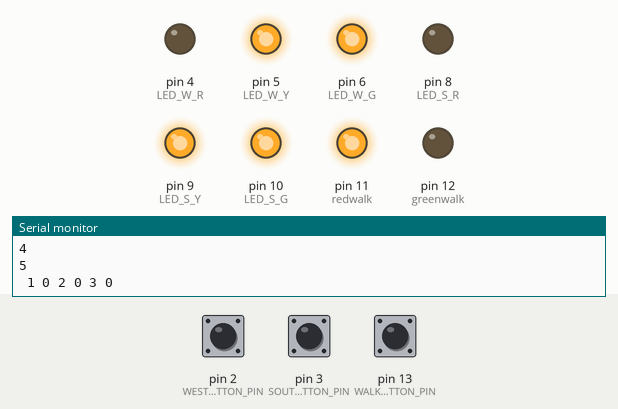
Recording of a sketch running on a simulated Arduino Uno, built with avr-gcc and run on an emulated ATmega328P. Parts: output pins drawn as LEDs (lit = HIGH), the last lines printed to the serial monitor. Inputs (shaded band) come from the test bench; at power-on: pin 2 (WEST_BUTTON_PIN) HIGH, pin 3 (SOUTH_BUTTON_PIN) HIGH, pin 13 (WALK_BUTTON_PIN) HIGH.

Above: at 6.8 s.
6.9 s: pin 2 (WEST_BUTTON_PIN) pulled LOW for 2.6 s
At 10.6 s:
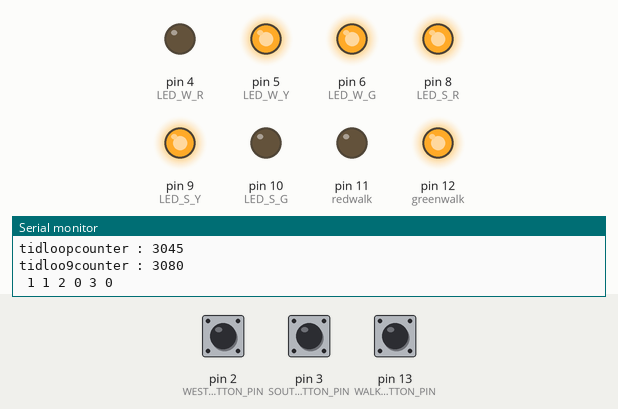
11.5 s: pin 3 (SOUTH_BUTTON_PIN) pulled LOW for 2.6 s
At 13.8 s:
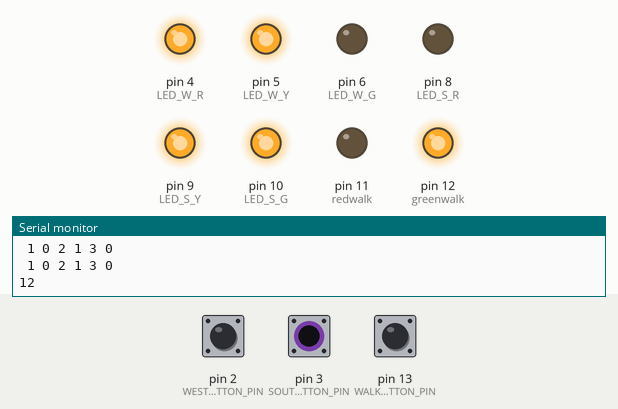
15.6 s: pin 13 (WALK_BUTTON_PIN) pulled LOW for 2.6 s
At 16.8 s:
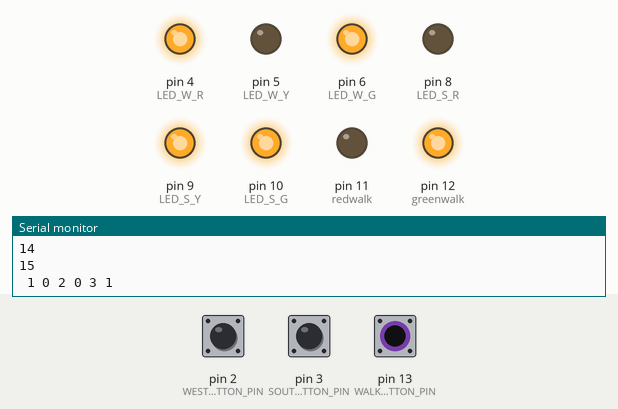
19.7 s: pin 2 (WEST_BUTTON_PIN) pulled LOW for 2.6 s
At 23.6 s:
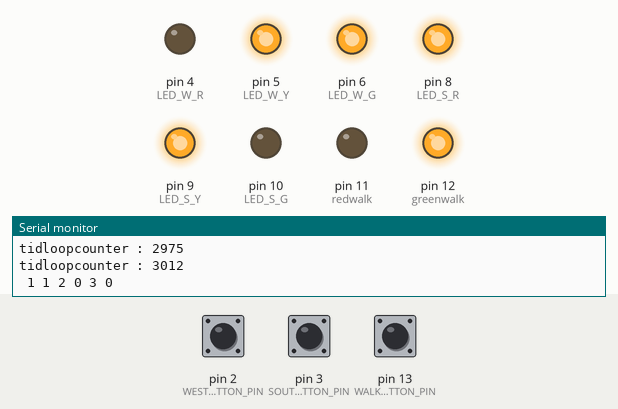
24.5 s: pin 2 (WEST_BUTTON_PIN) driven LOW and pin 3 (SOUTH_BUTTON_PIN) driven LOW and pin 13 (WALK_BUTTON_PIN) driven LOW
At 25.4 s:
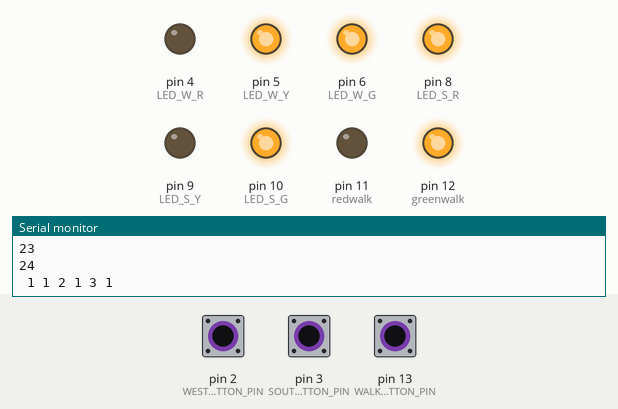
30.9 s: pin 2 (WEST_BUTTON_PIN) driven HIGH
At 33.1 s:
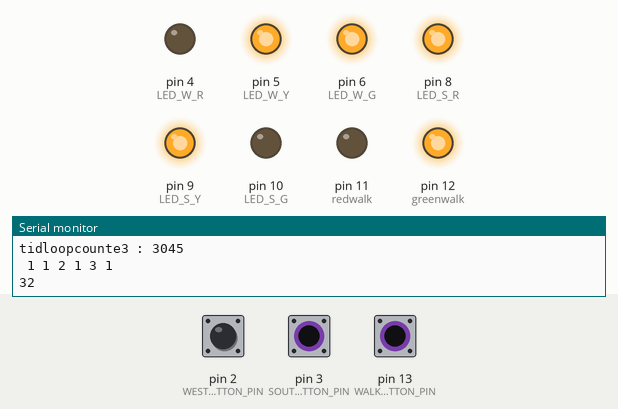
Timing chart, 0 to 34.9 s (numbered marks = the images above; inputs shaded):
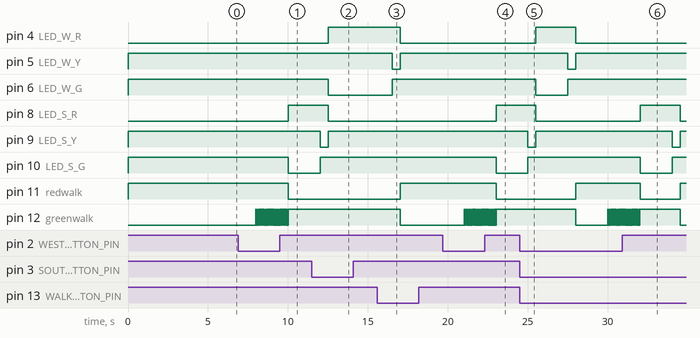

The sketch:

FHS.ino
```cpp
#define LED_W_R 4
#define LED_W_Y 5
#define LED_W_G 6
#define WEST_BUTTON_PIN 2
#define WALK_BUTTON_PIN 13
#define LED_S_R 8
#define LED_S_Y 9
#define LED_S_G 10
#define SOUTH_BUTTON_PIN 3
#define goE 2
#define waitE 3
#define goN 0
#define waitN 1
#define gowalk 4
#define waitwalk 5
#define greenwalk 12
#define redwalk 11

struct State {
  unsigned long ST_Out; // 6-bit pattern to street output
  unsigned long Time; // delay in ms units
  unsigned long Next[8];
}; // next state for inputs 0,1,2,3
typedef const struct State SType;
SType FSM[6] = {
  {B01100001, 2000, {goN, waitN, goN, waitN, waitN, waitN, waitN, waitN}},
  {B01100111, 500, {goE, goE, goE, goE, gowalk, gowalk, gowalk, gowalk}},
  {B01001100, 2000, {goE, goE, waitE, waitE, waitE, waitE, waitE, waitE}},
  {B01111100, 500, {goN, goN, goN, goN , gowalk, gowalk, gowalk, goN}},
  {B10100100, 2000, {gowalk, goE, goN, goE, gowalk, goE, goN, goE}},
  {B01100100, 0, {gowalk, goE, goN, goE, gowalk, goE, goN, goE}}

};
unsigned short S = 4 ; // index to the current state
int timer1_counter = 0;
int  p1 = 0;
int  t1 = 0;

void setup() {
  pinMode(LED_W_R, OUTPUT);
  pinMode(LED_W_Y, OUTPUT);
  pinMode(LED_W_G, OUTPUT);
  pinMode(WEST_BUTTON_PIN, INPUT_PULLUP);
  pinMode(LED_S_R, OUTPUT);
  pinMode(LED_S_Y, OUTPUT);
  pinMode(LED_S_G, OUTPUT);
  pinMode(SOUTH_BUTTON_PIN, INPUT_PULLUP);
  pinMode(redwalk, OUTPUT);
  pinMode(greenwalk, OUTPUT);
  pinMode(WALK_BUTTON_PIN, INPUT_PULLUP);
  Serial.begin(9600);
  noInterrupts(); // disable all interrupts
  TCCR1A = 0;
  TCCR1B = 0;

  timer1_counter = 3036;
  TCNT1 = timer1_counter; TCCR1B |= (1 << CS12); TIMSK1 |= (1 << TOIE1);
  interrupts();
}

int input, input1, input2, input3;
ISR(TIMER1_OVF_vect) // interrupt service routine
{
  TCNT1 = timer1_counter; // preload timer
  Serial.println(t1++);
}

void loop() {
  digitalWrite(LED_W_R, FSM[S].ST_Out & B00000001);
  digitalWrite(LED_W_Y, !(FSM[S].ST_Out & B00000010));
  digitalWrite(LED_W_G, FSM[S].ST_Out & B00000100);
  digitalWrite(LED_S_R, FSM[S].ST_Out & B00001000);
  digitalWrite(LED_S_Y, !(FSM[S].ST_Out & B00010000));
  digitalWrite(LED_S_G, FSM[S].ST_Out & B00100000);
  digitalWrite(greenwalk, FSM[S].ST_Out & B01000000);
  digitalWrite(redwalk, FSM[S].ST_Out & B10000000);
  delay(FSM[S].Time);
  if(S != waitN && S != waitE)
  {
  input = 0;
  input1 = !digitalRead(WEST_BUTTON_PIN);
  input2 = !digitalRead(SOUTH_BUTTON_PIN);
  input3 = !digitalRead(WALK_BUTTON_PIN);
  input = input3 * 4 + input2 * 2 + input1;
  }
  if (S == 4 && (input != 0 && input != 4 )) {
    int kapip = t1 + 1;
    int p = 1 ;
    Serial.println("BT : " + (String)kapip);
    while (t1 <= kapip ) {
      p++;
      if (p % 35 == 0) {
        Serial.print("tidloop");
        digitalWrite(greenwalk , !digitalRead(greenwalk));
        Serial.println("counter : " + (String)p);
      }
    }

  }
  S = FSM[S].Next[input];
  Serial.print(" 1 ");
  Serial.print(input1);

  Serial.print(" 2 ");
  Serial.print(input2);

  Serial.print(" 3 ");
  Serial.print(input3);
  Serial.println("");


}
```

Measured:
- after the input at 6.9 s, pin 8 (LED_S_R): LOW → HIGH after 3.1 s; pin 10 (LED_S_G), pin 11 (redwalk): HIGH → LOW after 3.1 s; pin 12 (greenwalk): alternates HIGH for 0.02 s and LOW for 0.02 s, 85 changes in all, then stays HIGH, starting after 1.1 s
- after the input at 11.5 s, pin 4 (LED_W_R): LOW → HIGH after 1.0 s; pin 6 (LED_W_G), pin 8 (LED_S_R): HIGH → LOW after 1.0 s; pin 9 (LED_S_Y): HIGH → LOW after 0.53 s, → HIGH 0.50 s later; pin 10 (LED_S_G): LOW → HIGH after 0.53 s
- after the input at 15.6 s, pin 4 (LED_W_R), pin 12 (greenwalk): HIGH → LOW after 1.4 s; pin 5 (LED_W_Y): HIGH → LOW after 0.93 s, → HIGH 0.50 s later; pin 6 (LED_W_G): LOW → HIGH after 0.93 s; pin 11 (redwalk): LOW → HIGH after 1.4 s
- after the input at 19.7 s, pin 8 (LED_S_R): LOW → HIGH after 3.3 s; pin 10 (LED_S_G), pin 11 (redwalk): HIGH → LOW after 3.3 s; pin 12 (greenwalk): alternates HIGH for 0.02 s and LOW for 0.02 s, 83 changes in all, then stays HIGH, starting after 1.3 s
- after the input at 24.5 s, pin 4 (LED_W_R): LOW → HIGH after 1.0 s, → LOW 2.5 s later; pin 5 (LED_W_Y): HIGH → LOW after 3.0 s, → HIGH 0.50 s later; pin 6 (LED_W_G): HIGH → LOW after 1.0 s, → HIGH 2.0 s later; pin 8 (LED_S_R): HIGH → LOW after 1.0 s; pin 9 (LED_S_Y): HIGH → LOW after 0.52 s, → HIGH 0.50 s later
- after the input at 30.9 s, pin 4 (LED_W_R): stays LOW (without the input it goes to HIGH after 3.6 s); pin 6 (LED_W_G): stays HIGH (without the input it goes to LOW after 3.6 s)
